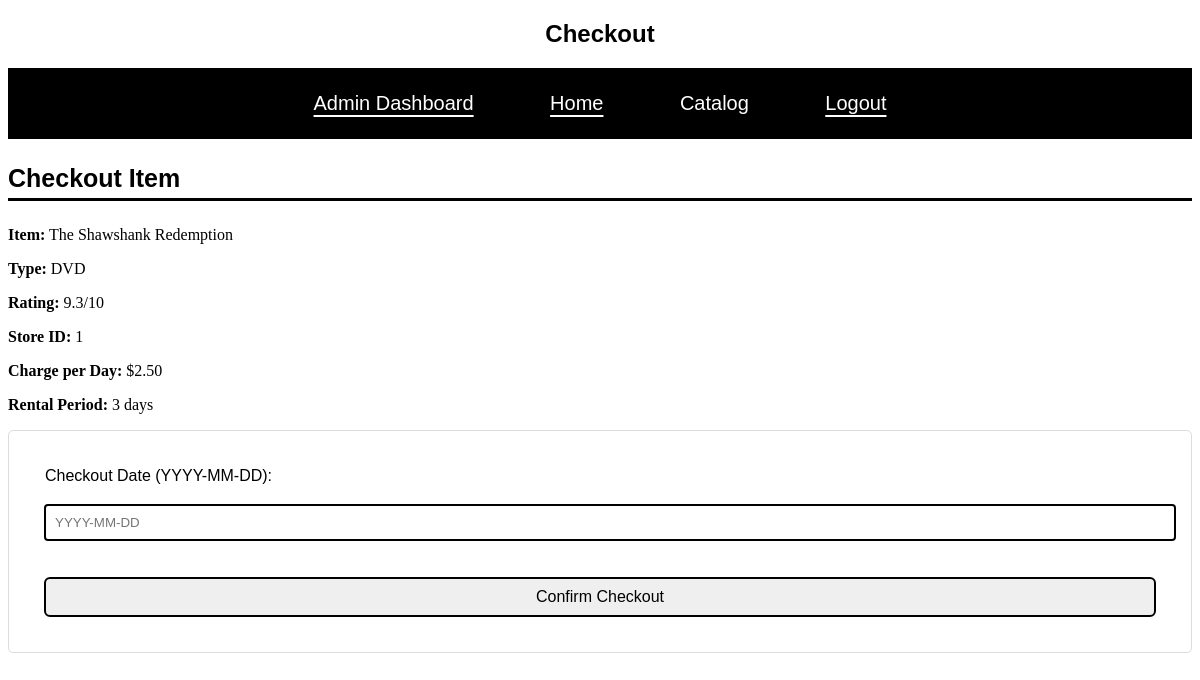
/checkout.php?object_id=1 (signed in), run on the app's committed database.
### tables this page shows
CREATE TABLE Store_Object (
    Object_ID INT PRIMARY KEY AUTO_INCREMENT,
    Store_ID INT NOT NULL,
    Movie_ID INT, 
    Player_ID INT,
    Charge_per_day DECIMAL(5, 2) NOT NULL,
    Rental_period INT DEFAULT 3,
    Type VARCHAR(20) NOT NULL CHECK (Type IN ('DVD', 'Blu-Ray')),
    FOREIGN KEY (Store_ID) REFERENCES Store(Store_ID),
    FOREIGN KEY (Movie_ID) REFERENCES Movie(Movie_ID),
    FOREIGN KEY (Player_ID) REFERENCES Player (Player_ID),
    CHECK(
        (Movie_ID IS NOT NULL AND Player_ID IS NULL) OR
        (Movie_ID IS NULL AND Player_ID IS NOT NULL)
    ),
    CHECK (Rental_period >= 1)
);

CREATE TABLE Movie (
    Movie_ID INT PRIMARY KEY AUTO_INCREMENT,
    Title VARCHAR(255) NOT NULL,
    Genre VARCHAR(50),
    Producer VARCHAR(100),
    Director VARCHAR(100),
    Actor1 VARCHAR(100),
    Actor2 VARCHAR(100),
    Description TEXT,
    Release_date DATE,
    Rating DECIMAL(2, 1) CHECK (Rating >= 0 AND Rating <= 10),
    Num_DVD INT DEFAULT 1,
    Num_Blu INT DEFAULT 0,
    CHECK (Num_DVD >= 0 OR Num_Blu >= 0)
);

### Src/checkout.php (the view, shortened to what this page needs)
<?php
require_once 'db_connect.php';
$success_message ='';
$object = null;
if (!isset($_GET['object_id']) || !is_numeric($_GET['object_id'])) {
    $message = "Invalid object ID.";
} else {
    $object_id = $_GET['object_id'];
    $trans_id = isset($_GET['trans_id']) && is_numeric($_GET['trans_id']) ? $_GET['trans_id'] : null;
    $stmt = $conn->prepare("
        SELECT so.Object_ID, so.Store_ID, so.Type, so.Charge_per_day, so.Rental_period,
               m.Title, m.Rating, p.Generation, so.Player_ID
        FROM Store_Object so
        LEFT JOIN Movie m ON so.Movie_ID = m.Movie_ID
        LEFT JOIN Player p ON so.Player_ID = p.Player_ID
        LEFT JOIN Transaction t ON so.Object_ID = t.Object_ID AND t.Status IN ('Active', 'Reserved')
        WHERE so.Object_ID = ? AND (t.Trans_ID IS NULL OR t.Trans_ID = ?)
    ");
    $stmt->bind_param("ii", $object_id, $trans_id);
    $stmt->execute();
    $result = $stmt->get_result();
    if ($result->num_rows === 1) {
        $object = $result->fetch_assoc();
    } else {
        $message = "Object not available for checkout.";
    }
}
?>
<!DOCTYPE html>
<html lang="en">
<head>
    <link rel="stylesheet" href="style sheet/total_style.css">
</head>
<body>
    <h2>Checkout</h2>
    <nav>
        <ul>
            <?php if ($_SESSION['Role'] == 'Admin'): ?>
                <li><a href="admin_main.php">Admin Dashboard</a></li>
            <?php endif; ?>
            <li><a href="member_main.php">Home</a></li>
            <li class="dropdown"><button class="dropdown_button">Catalog</button>
            </li>
            <li><a href="logout.php">Logout</a></li>
        </ul>
    </nav>
    <?php if (!empty($success_message)): ?>
        <p class="success_message"><?php echo htmlspecialchars($success_message); ?></p>
    <?php elseif ($object): ?>
        <h3>Checkout Item</h3>
        <p>
            <strong>Item:</strong>
            <?php
            if ($object['Player_ID']) {
                echo "Player (Generation: " . htmlspecialchars($object['Generation']) . ")";
            } else {
                echo htmlspecialchars($object['Title']);
            }
            ?>
        </p>
        <p><strong>Type:</strong> <?php echo htmlspecialchars($object['Type']); ?></p>
        <?php if (!$object['Player_ID']): ?>
            <p><strong>Rating:</strong> <?php echo htmlspecialchars($object['Rating']); ?>/10</p>
        <?php endif; ?>
        <p><strong>Store ID:</strong> <?php echo htmlspecialchars($object['Store_ID']); ?></p>
        <p><strong>Charge per Day:</strong> $<?php echo htmlspecialchars($object['Charge_per_day']); ?></p>
        <p><strong>Rental Period:</strong> <?php echo htmlspecialchars($object['Rental_period']); ?> days</p>
        <form class="form" method="POST" action="">
            <label for="start_date">Checkout Date (YYYY-MM-DD):</label>
            <input placeholder = 'YYYY-MM-DD' type="text" id="start_date" name="start_date" required>
            <br>
            <input type="submit" name="confirm_checkout" value="Confirm Checkout">
        </form>
        <br>
    <?php else: ?>
        <p>No item selected for checkout.</p>
    <?php endif; ?>
</body>
</html>

### styles/total_style.css (style rules this page uses)
h2 { font-family: sans-serif, Arial, Helvetica, sans-serif; text-align: center; }
h3 { font-family: sans-serif, Arial, Helvetica, sans-serif; border-bottom: 3px solid black; padding-bottom: 5px; font-size: 25px; }
nav ul { text-align: center; position: top; background-color: black; margin-right: 0%; margin-left: 0%; padding: 0; font-family: sans-serif, Arial, Helvetica, sans-serif; }
nav ul li { list-style-type: none; display: inline-block; margin-left: auto; margin-right: auto; color: white; font-size: 20px; padding: 5px 20px; margin: 5px 0; }
nav ul li a:link { color: white; text-decoration: none; padding: 14px 16px; display: block; text-align: center; text-decoration: underline; text-underline-offset: 5px; }
.dropdown_button { background-color: black; color: white; font-size: 20px; border:none; padding: 14px 16px; cursor: pointer; text-align: center; display: block; }
.dropdown { position: relative; display: inline-block; }
.form { margin:0; padding:0; box-sizing:border-box; display:grid; place-content:center; font-family:sans-serif; border:1px solid #ddd; padding:3vw; flex-direction:column; border-radius:5px; text-align: left; display: flex; }
.form input, .form textarea, .form select { width:100%; padding:10px 10px; margin-top:20px; border:none; outline:auto; }
.form input[type="submit"],[type ='reset'] { border: none; padding: 10px 20px; text-align: center; text-decoration: none; display: inline-block; font-size: 16px; margin-top: 20px; cursor: pointer; border-radius: 5px; width:100%; padding:10px 10px; margin-top:20px; border:none; outline:auto; }

### data on the page
store_object: Movie_ID.Title "The Shawshank Redemption", Type "DVD", Movie_ID.Rating "9.3", Store_ID "1", Charge_per_day "2.50", Rental_period "3"
